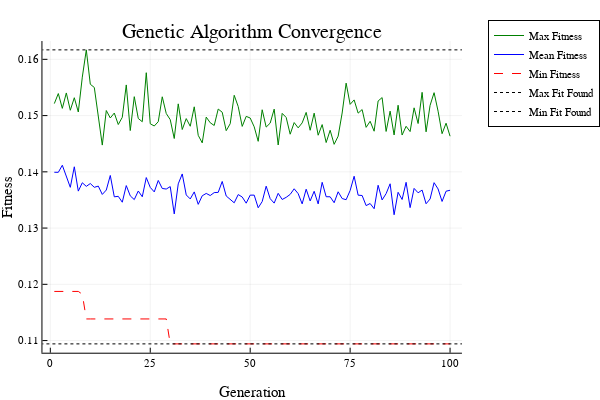
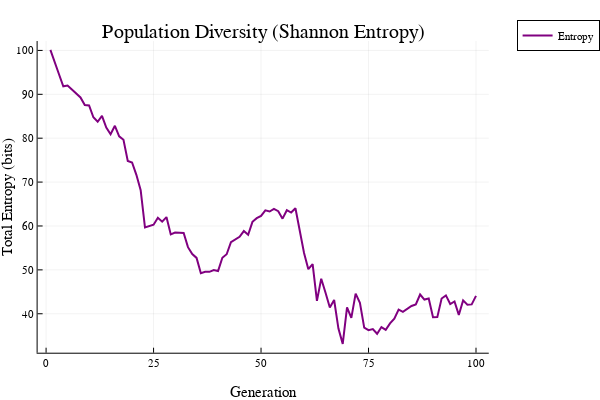

Source (notebook cell) for these figures, in order:
### Markdown cell above
## f)
#### Compare GA results to not using feature selection

### Code cell
# Construct problem
myRNG = StableRNG(123)
problem = FeatureSelectionProblem(ncol(X), X, y, myRNG, model);

# Genetic algorithm
ga1 = GeneticAlgorithm(
    pop_size = 80,
    max_generations = 100,
    p_c = 0.8,
    p_m = 1/chrom_len,
    chrom_len = chrom_len,
    
    generator = UniformRandomPopulationGenerator(),
    selector = TournamentSelectionMin(3),
    crossover = SinglePointCrossover(),
    mutator = BitFlipMutation(),
    survivor = ElitismReplacementMin(2)
)

# Run GA
ga1_results = solve(problem, ga1)
all_feats_rmse = fitness(problem, trues(problem.n_features))

# Print results comparison
@printf("         SGA RMSE:  %.3f\n", ga1_results.min_fit)
@printf("All features RMSE:  %.3f\n\n", all_feats_rmse)

# Print and plot GA results
print_and_plot_results(ga1_results)

### Figure 1 — Plotly figure (JSON) as saved in the notebook; plotly's stock layout.template omitted (floating-point values rounded to 4 significant figures)
{"data": [{"colorbar": {"len": 0.8657, "title": "", "x": 0.9934, "y": 0.5087}, "legendgroup": "Max Fitness", "line": {"color": "rgba(0, 128, 0, 1.000)", "dash": "solid", "shape": "linear", "width": 1}, "mode": "lines", "name": "Max Fitness", "showlegend": true, "type": "scatter", "x": [1, 2, 3, 4, 5, 6, 7, 8, 9, 10, 11, 12, 13, 14, 15, 16, 17, 18, 19, 20, 21, 22, 23, 24, 25, 26, 27, 28, 29, 30, 31, 32, 33, 34, 35, 36, 37, 38, 39, 40, 41, 42, 43, 44, 45, 46, 47, 48, 49, 50, 51, 52, 53, 54, 55, 56, 57, 58, 59, 60, 61, 62, 63, 64, 65, 66, 67, 68, 69, 70, 71, 72, 73, 74, 75, 76, 77, 78, 79, 80, 81, 82, 83, 84, 85, 86, 87, 88, 89, 90, 91, 92, 93, 94, 95, 96, 97, 98, 99, 100], "xaxis": "x", "y": [0.1521, 0.1539, 0.1513, 0.154, 0.1509, 0.1532, 0.1506, 0.1568, 0.1617, 0.1556, 0.155, 0.1501, 0.1448, 0.1509, 0.1496, 0.1505, 0.1484, 0.1497, 0.1555, 0.1473, 0.1534, 0.1495, 0.1489, 0.1576, 0.1485, 0.1481, 0.1489, 0.1533, 0.1504, 0.1493, 0.1459, 0.1521, 0.1475, 0.1495, 0.1481, 0.1516, 0.1465, 0.1451, 0.1497, 0.1487, 0.1482, 0.1512, 0.1506, 0.1473, 0.1486, 0.1536, 0.1516, 0.1481, 0.1499, 0.1496, 0.148, 0.1454, 0.151, 0.148, 0.1487, 0.1512, 0.1448, 0.1504, 0.1497, 0.1467, 0.1488, 0.1478, 0.1487, 0.1506, 0.1474, 0.1504, 0.1465, 0.1484, 0.1452, 0.1474, 0.1449, 0.1463, 0.1505, 0.1558, 0.152, 0.1528, 0.1504, 0.1511, 0.1479, 0.149, 0.1472, 0.1526, 0.1532, 0.1472, 0.1508, 0.1466, 0.1518, 0.1465, 0.1481, 0.1472, 0.1514, 0.1486, 0.1541, 0.1471, 0.1518, 0.1541, 0.1508, 0.1468, 0.1486, 0.1463], "yaxis": "y"}, {"colorbar": {"len": 0.8657, "title": "", "x": 0.9934, "y": 0.5087}, "legendgroup": "Mean Fitness", "line": {"color": "rgba(0, 0, 255, 1.000)", "dash": "solid", "shape": "linear", "width": 1}, "mode": "lines", "name": "Mean Fitness", "showlegend": true, "type": "scatter", "x": [1, 2, 3, 4, 5, 6, 7, 8, 9, 10, 11, 12, 13, 14, 15, 16, 17, 18, 19, 20, 21, 22, 23, 24, 25, 26, 27, 28, 29, 30, 31, 32, 33, 34, 35, 36, 37, 38, 39, 40, 41, 42, 43, 44, 45, 46, 47, 48, 49, 50, 51, 52, 53, 54, 55, 56, 57, 58, 59, 60, 61, 62, 63, 64, 65, 66, 67, 68, 69, 70, 71, 72, 73, 74, 75, 76, 77, 78, 79, 80, 81, 82, 83, 84, 85, 86, 87, 88, 89, 90, 91, 92, 93, 94, 95, 96, 97, 98, 99, 100], "xaxis": "x", "y": [0.1399, 0.1399, 0.1412, 0.139, 0.1372, 0.1409, 0.1366, 0.1381, 0.1374, 0.1379, 0.1372, 0.1375, 0.136, 0.1368, 0.1394, 0.1356, 0.1356, 0.1346, 0.1376, 0.1357, 0.1351, 0.1366, 0.1356, 0.139, 0.1372, 0.1364, 0.1385, 0.137, 0.1369, 0.1374, 0.1325, 0.1379, 0.1396, 0.1359, 0.1352, 0.1364, 0.1342, 0.1357, 0.1362, 0.1358, 0.1363, 0.1363, 0.1383, 0.1357, 0.1351, 0.1345, 0.136, 0.1355, 0.1344, 0.1359, 0.1359, 0.1336, 0.1347, 0.1374, 0.1352, 0.1344, 0.1362, 0.1351, 0.1355, 0.136, 0.137, 0.1361, 0.1343, 0.1369, 0.1348, 0.1365, 0.1343, 0.1381, 0.1356, 0.1356, 0.1345, 0.1365, 0.1353, 0.135, 0.1367, 0.1392, 0.1359, 0.1358, 0.134, 0.1344, 0.1334, 0.1376, 0.135, 0.1361, 0.1379, 0.1324, 0.1364, 0.1351, 0.1381, 0.1336, 0.1371, 0.1363, 0.1368, 0.1343, 0.1352, 0.1381, 0.137, 0.1347, 0.1366, 0.1367], "yaxis": "y"}, {"colorbar": {"len": 0.8657, "title": "", "x": 0.9934, "y": 0.5087}, "legendgroup": "Min Fitness", "line": {"color": "rgba(255, 0, 0, 1.000)", "dash": "dash", "shape": "linear", "width": 1}, "mode": "lines", "name": "Min Fitness", "showlegend": true, "type": "scatter", "x": [1, 2, 3, 4, 5, 6, 7, 8, 9, 10, 11, 12, 13, 14, 15, 16, 17, 18, 19, 20, 21, 22, 23, 24, 25, 26, 27, 28, 29, 30, 31, 32, 33, 34, 35, 36, 37, 38, 39, 40, 41, 42, 43, 44, 45, 46, 47, 48, 49, 50, 51, 52, 53, 54, 55, 56, 57, 58, 59, 60, 61, 62, 63, 64, 65, 66, 67, 68, 69, 70, 71, 72, 73, 74, 75, 76, 77, 78, 79, 80, 81, 82, 83, 84, 85, 86, 87, 88, 89, 90, 91, 92, 93, 94, 95, 96, 97, 98, 99, 100], "xaxis": "x", "y": [0.1187, 0.1187, 0.1187, 0.1187, 0.1187, 0.1187, 0.1187, 0.1182, 0.1138, 0.1138, 0.1138, 0.1138, 0.1138, 0.1138, 0.1138, 0.1138, 0.1138, 0.1138, 0.1138, 0.1138, 0.1138, 0.1138, 0.1138, 0.1138, 0.1138, 0.1138, 0.1138, 0.1138, 0.1138, 0.1094, 0.1094, 0.1094, 0.1094, 0.1094, 0.1094, 0.1094, 0.1094, 0.1094, 0.1094, 0.1094, 0.1094, 0.1094, 0.1094, 0.1094, 0.1094, 0.1094, 0.1094, 0.1094, 0.1094, 0.1094, 0.1094, 0.1094, 0.1094, 0.1094, 0.1094, 0.1094, 0.1094, 0.1094, 0.1094, 0.1094, 0.1094, 0.1094, 0.1094, 0.1094, 0.1094, 0.1094, 0.1094, 0.1094, 0.1094, 0.1094, 0.1094, 0.1094, 0.1094, 0.1094, 0.1094, 0.1094, 0.1094, 0.1094, 0.1094, 0.1094, 0.1094, 0.1094, 0.1094, 0.1094, 0.1094, 0.1094, 0.1094, 0.1094, 0.1094, 0.1094, 0.1094, 0.1094, 0.1094, 0.1094, 0.1094, 0.1094, 0.1094, 0.1094, 0.1094, 0.1094], "yaxis": "y"}, {"colorbar": {"len": 0.8657, "title": "", "x": 0.9934, "y": 0.5087}, "legendgroup": "Max Fit Found", "line": {"color": "rgba(0, 0, 0, 1.000)", "dash": "dot", "shape": "linear", "width": 1}, "mode": "lines", "name": "Max Fit Found", "showlegend": true, "type": "scatter", "x": [-10500.0, 10600.0], "xaxis": "x", "y": [0.1617, 0.1617], "yaxis": "y"}, {"colorbar": {"len": 0.8657, "title": "", "x": 0.9934, "y": 0.5087}, "legendgroup": "Min Fit Found", "line": {"color": "rgba(0, 0, 0, 1.000)", "dash": "dot", "shape": "linear", "width": 1}, "mode": "lines", "name": "Min Fit Found", "showlegend": true, "type": "scatter", "x": [-10500.0, 10600.0], "xaxis": "x", "y": [0.1094, 0.1094], "yaxis": "y"}], "layout": {"annotations": [{"font": {"color": "rgba(0, 0, 0, 1.000)", "family": "sans-serif", "size": 20}, "rotation": 0, "showarrow": false, "text": "Genetic Algorithm Convergence", "x": 0.5424, "xanchor": "center", "xref": "paper", "y": 1, "yanchor": "top", "yref": "paper"}], "height": 400, "legend": {"bgcolor": "rgba(255, 255, 255, 1.000)", "bordercolor": "rgba(0, 0, 0, 1.000)", "borderwidth": 1, "font": {"color": "rgba(0, 0, 0, 1.000)", "family": "sans-serif", "size": 11}, "title": {"font": {"color": "rgba(0, 0, 0, 1.000)", "family": "sans-serif", "size": 15}, "text": ""}, "tracegroupgap": 0, "traceorder": "normal", "x": 1.05, "xanchor": "upper", "y": 1, "yanchor": "right"}, "margin": {"b": 20, "l": 0, "r": 0, "t": 20}, "paper_bgcolor": "rgba(255, 255, 255, 1.000)", "plot_bgcolor": "rgba(255, 255, 255, 1.000)", "showlegend": true, "width": 600, "xaxis": {"anchor": "y", "domain": [0.09128, 0.9934], "gridcolor": "rgba(0, 0, 0, 0.100)", "gridwidth": 0.5, "linecolor": "rgba(0, 0, 0, 1.000)", "mirror": false, "range": [-1.97, 103.0], "showgrid": true, "showline": true, "showticklabels": true, "tickangle": 0, "tickcolor": "rgb(0, 0, 0)", "tickfont": {"color": "rgba(0, 0, 0, 1.000)", "family": "sans-serif", "size": 11}, "tickmode": "array", "ticks": "inside", "ticktext": ["0", "25", "50", "75", "100"], "tickvals": [0, 25, 50, 75, 100], "title": "Generation", "titlefont": {"color": "rgba(0, 0, 0, 1.000)", "family": "sans-serif", "size": 15}, "type": "-", "visible": true, "zeroline": false, "zerolinecolor": "rgba(0, 0, 0, 1.000)"}, "yaxis": {"anchor": "x", "domain": [0.07581, 0.9415], "gridcolor": "rgba(0, 0, 0, 0.100)", "gridwidth": 0.5, "linecolor": "rgba(0, 0, 0, 1.000)", "mirror": false, "range": [0.1078, 0.1633], "showgrid": true, "showline": true, "showticklabels": true, "tickangle": 0, "tickcolor": "rgb(0, 0, 0)", "tickfont": {"color": "rgba(0, 0, 0, 1.000)", "family": "sans-serif", "size": 11}, "tickmode": "array", "ticks": "inside", "ticktext": ["0.11", "0.12", "0.13", "0.14", "0.15", "0.16"], "tickvals": [0.11, 0.12, 0.13, 0.14, 0.15, 0.16], "title": "Fitness", "titlefont": {"color": "rgba(0, 0, 0, 1.000)", "family": "sans-serif", "size": 15}, "type": "-", "visible": true, "zeroline": false, "zerolinecolor": "rgba(0, 0, 0, 1.000)"}}}

### Figure 2 — Plotly figure (JSON) as saved in the notebook; plotly's stock layout.template omitted (floating-point values rounded to 4 significant figures)
{"data": [{"colorbar": {"len": 0.8657, "title": "", "x": 0.9934, "y": 0.5087}, "legendgroup": "Entropy", "line": {"color": "rgba(128, 0, 128, 1.000)", "dash": "solid", "shape": "linear", "width": 2}, "mode": "lines", "name": "Entropy", "showlegend": true, "type": "scatter", "x": [1, 2, 3, 4, 5, 6, 7, 8, 9, 10, 11, 12, 13, 14, 15, 16, 17, 18, 19, 20, 21, 22, 23, 24, 25, 26, 27, 28, 29, 30, 31, 32, 33, 34, 35, 36, 37, 38, 39, 40, 41, 42, 43, 44, 45, 46, 47, 48, 49, 50, 51, 52, 53, 54, 55, 56, 57, 58, 59, 60, 61, 62, 63, 64, 65, 66, 67, 68, 69, 70, 71, 72, 73, 74, 75, 76, 77, 78, 79, 80, 81, 82, 83, 84, 85, 86, 87, 88, 89, 90, 91, 92, 93, 94, 95, 96, 97, 98, 99, 100], "xaxis": "x", "y": [100.1, 97.57, 94.57, 91.82, 91.98, 91.08, 90.14, 89.27, 87.54, 87.45, 84.78, 83.74, 85.07, 82.4, 80.91, 82.82, 80.42, 79.65, 74.81, 74.47, 71.65, 68.17, 59.66, 60.02, 60.28, 61.85, 60.99, 62.02, 58.08, 58.49, 58.38, 58.41, 55.17, 53.61, 52.73, 49.23, 49.55, 49.56, 49.94, 49.73, 52.76, 53.55, 56.29, 56.87, 57.54, 58.84, 58.0, 60.94, 61.77, 62.3, 63.57, 63.3, 63.9, 63.37, 61.67, 63.6, 63.06, 64.04, 58.94, 53.84, 50.14, 51.3, 42.93, 47.99, 44.78, 41.41, 43.13, 36.63, 33.13, 41.47, 39.05, 44.59, 42.51, 36.82, 36.27, 36.51, 35.43, 36.97, 36.32, 37.8, 38.9, 40.96, 40.44, 41.08, 41.78, 42.14, 44.39, 43.24, 43.47, 39.21, 39.23, 43.47, 44.18, 42.22, 42.81, 39.73, 43.05, 42.06, 42.14, 44.07], "yaxis": "y"}], "layout": {"annotations": [{"font": {"color": "rgba(0, 0, 0, 1.000)", "family": "sans-serif", "size": 20}, "rotation": 0, "showarrow": false, "text": "Population Diversity (Shannon Entropy)", "x": 0.535, "xanchor": "center", "xref": "paper", "y": 1, "yanchor": "top", "yref": "paper"}], "height": 400, "legend": {"bgcolor": "rgba(255, 255, 255, 1.000)", "bordercolor": "rgba(0, 0, 0, 1.000)", "borderwidth": 1, "font": {"color": "rgba(0, 0, 0, 1.000)", "family": "sans-serif", "size": 11}, "title": {"font": {"color": "rgba(0, 0, 0, 1.000)", "family": "sans-serif", "size": 15}, "text": ""}, "tracegroupgap": 0, "traceorder": "normal", "x": 1.05, "xanchor": "upper", "y": 1, "yanchor": "right"}, "margin": {"b": 20, "l": 0, "r": 0, "t": 20}, "paper_bgcolor": "rgba(255, 255, 255, 1.000)", "plot_bgcolor": "rgba(255, 255, 255, 1.000)", "showlegend": true, "width": 600, "xaxis": {"anchor": "y", "domain": [0.07647, 0.9934], "gridcolor": "rgba(0, 0, 0, 0.100)", "gridwidth": 0.5, "linecolor": "rgba(0, 0, 0, 1.000)", "mirror": false, "range": [-1.97, 103.0], "showgrid": true, "showline": true, "showticklabels": true, "tickangle": 0, "tickcolor": "rgb(0, 0, 0)", "tickfont": {"color": "rgba(0, 0, 0, 1.000)", "family": "sans-serif", "size": 11}, "tickmode": "array", "ticks": "inside", "ticktext": ["0", "25", "50", "75", "100"], "tickvals": [0, 25, 50, 75, 100], "title": "Generation", "titlefont": {"color": "rgba(0, 0, 0, 1.000)", "family": "sans-serif", "size": 15}, "type": "-", "visible": true, "zeroline": false, "zerolinecolor": "rgba(0, 0, 0, 1.000)"}, "yaxis": {"anchor": "x", "domain": [0.07581, 0.9415], "gridcolor": "rgba(0, 0, 0, 0.100)", "gridwidth": 0.5, "linecolor": "rgba(0, 0, 0, 1.000)", "mirror": false, "range": [31.12, 102.1], "showgrid": true, "showline": true, "showticklabels": true, "tickangle": 0, "tickcolor": "rgb(0, 0, 0)", "tickfont": {"color": "rgba(0, 0, 0, 1.000)", "family": "sans-serif", "size": 11}, "tickmode": "array", "ticks": "inside", "ticktext": ["40", "50", "60", "70", "80", "90", "100"], "tickvals": [40, 50, 60, 70, 80, 90, 100], "title": "Total Entropy (bits)", "titlefont": {"color": "rgba(0, 0, 0, 1.000)", "family": "sans-serif", "size": 15}, "type": "-", "visible": true, "zeroline": false, "zerolinecolor": "rgba(0, 0, 0, 1.000)"}}}
